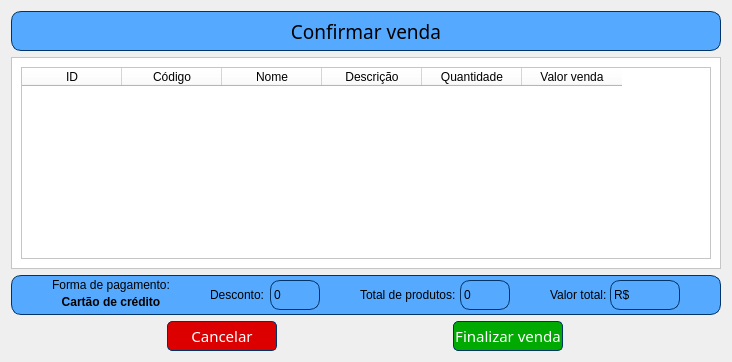
            <widget class="QWidget" name="page_4">
             <layout class="QVBoxLayout" name="verticalLayout_42">
              <item>
               <widget class="QLabel" name="label_30">
                <property name="minimumSize">
                 <size>
                  <width>0</width>
                  <height>40</height>
                 </size>
                </property>
                <property name="font">
                 <font>
                  <family>Bell MT</family>
                  <pointsize>14</pointsize>
                 </font>
                </property>
                <property name="layoutDirection">
                 <enum>Qt::LeftToRight</enum>
                </property>
                <property name="styleSheet">
                 <string notr="true">background-color: rgb(85, 170, 255);
border-width: 1px;
border-color: rgb(0, 51, 102);
border-style: solid;
border-radius: 10px;</string>
                </property>
                <property name="text">
                 <string>Confirmar venda</string>
                </property>
                <property name="alignment">
                 <set>Qt::AlignCenter</set>
                </property>
               </widget>
              </item>
              <item>
               <widget class="QFrame" name="frame_3">
                <property name="minimumSize">
                 <size>
                  <width>700</width>
                  <height>200</height>
                 </size>
                </property>
                <property name="styleSheet">
                 <string notr="true">background-color: rgb(255, 255, 255);</string>
                </property>
                <property name="frameShape">
                 <enum>QFrame::StyledPanel</enum>
                </property>
                <property name="frameShadow">
                 <enum>QFrame::Raised</enum>
                </property>
                <layout class="QHBoxLayout" name="horizontalLayout_15">
                 <item>
                  <widget class="QTableWidget" name="tb_confirmarvenda">
                   <property name="editTriggers">
                    <set>QAbstractItemView::NoEditTriggers</set>
                   </property>
                   <property name="selectionMode">
                    <enum>QAbstractItemView::SingleSelection</enum>
                   </property>
                   <property name="selectionBehavior">
                    <enum>QAbstractItemView::SelectRows</enum>
                   </property>
                   <column>
                    <property name="text">
                     <string>ID</string>
                    </property>
                   </column>
                   <column>
                    <property name="text">
                     <string>Código</string>
                    </property>
                   </column>
                   <column>
                    <property name="text">
                     <string>Nome</string>
                    </property>
                   </column>
                   <column>
                    <property name="text">
                     <string>Descrição</string>
                    </property>
                   </column>
                   <column>
                    <property name="text">
                     <string>Quantidade</string>
                    </property>
                   </column>
                   <column>
                    <property name="text">
                     <string>Valor venda</string>
                    </property>
                   </column>
                  </widget>
                 </item>
                </layout>
               </widget>
              </item>
              <item>
               <widget class="QFrame" name="frame_14">
                <property name="minimumSize">
                 <size>
                  <width>0</width>
                  <height>40</height>
                 </size>
                </property>
                <property name="maximumSize">
                 <size>
                  <width>16777215</width>
                  <height>40</height>
                 </size>
                </property>
                <property name="styleSheet">
                 <string notr="true">background-color: rgb(85, 170, 255);
border-width: 1px;
border-color: rgb(0, 51, 102);
border-style: solid;
border-radius: 10px;</string>
                </property>
                <property name="frameShape">
                 <enum>QFrame::StyledPanel</enum>
                </property>
                <property name="frameShadow">
                 <enum>QFrame::Raised</enum>
                </property>
                <layout class="QHBoxLayout" name="horizontalLayout_8">
                 <property name="spacing">
                  <number>0</number>
                 </property>
                 <property name="leftMargin">
                  <number>0</number>
                 </property>
                 <property name="topMargin">
                  <number>0</number>
                 </property>
                 <property name="rightMargin">
                  <number>0</number>
                 </property>
                 <property name="bottomMargin">
                  <number>0</number>
                 </property>
                 <item>
                  <spacer name="horizontalSpacer_8">
                   <property name="orientation">
                    <enum>Qt::Horizontal</enum>
                   </property>
                   <property name="sizeHint" stdset="0">
                    <size>
                     <width>40</width>
                     <height>20</height>
                    </size>
                   </property>
                  </spacer>
                 </item>
                 <item>
                  <layout class="QVBoxLayout" name="verticalLayout_41">
                   <property name="spacing">
                    <number>0</number>
                   </property>
                   <item alignment="Qt::AlignHCenter|Qt::AlignVCenter">
                    <widget class="QLabel" name="label_31">
                     <property name="styleSheet">
                      <string notr="true">border-style: none;
border-radius: 00px;</string>
                     </property>
                     <property name="text">
                      <string>Forma de pagamento:</string>
                     </property>
                    </widget>
                   </item>
                   <item alignment="Qt::AlignHCenter|Qt::AlignTop">
                    <widget class="QLabel" name="lb_fpagamento">
                     <property name="minimumSize">
                      <size>
                       <width>110</width>
                       <height>0</height>
                      </size>
                     </property>
                     <property name="maximumSize">
                      <size>
                       <width>110</width>
                       <height>16777215</height>
                      </size>
                     </property>
                     <property name="font">
                      <font>
                       <weight>75</weight>
                       <bold>true</bold>
                      </font>
                     </property>
                     <property name="styleSheet">
                      <string notr="true">border-style: none;
border-radius: 10px;</string>
                     </property>
                     <property name="text">
                      <string>Cartão de crédito</string>
                     </property>
                     <property name="alignment">
                      <set>Qt::AlignCenter</set>
                     </property>
                    </widget>
                   </item>
                  </layout>
                 </item>
                 <item>
                  <spacer name="horizontalSpacer_9">
                   <property name="orientation">
                    <enum>Qt::Horizontal</enum>
                   </property>
                   <property name="sizeHint" stdset="0">
                    <size>
                     <width>40</width>
                     <height>20</height>
                    </size>
                   </property>
                  </spacer>
                 </item>
                 <item>
                  <widget class="QLabel" name="label_35">
                   <property name="minimumSize">
                    <size>
                     <width>60</width>
                     <height>0</height>
                    </size>
                   </property>
                   <property name="maximumSize">
                    <size>
                     <width>60</width>
                     <height>16777215</height>
                    </size>
                   </property>
                   <property name="styleSheet">
                    <string notr="true">border-style: none;
border-radius: 10px;</string>
                   </property>
                   <property name="text">
                    <string>Desconto:</string>
                   </property>
                  </widget>
                 </item>
                 <item>
                  <widget class="QLabel" name="lb_valorprodutos_2">
                   <property name="minimumSize">
                    <size>
                     <width>50</width>
                     <height>30</height>
                    </size>
                   </property>
                   <property name="maximumSize">
                    <size>
                     <width>50</width>
                     <height>30</height>
                    </size>
                   </property>
                   <property name="text">
                    <string>0</string>
                   </property>
                  </widget>
                 </item>
                 <item>
                  <spacer name="horizontalSpacer_10">
                   <property name="orientation">
                    <enum>Qt::Horizontal</enum>
                   </property>
                   <property name="sizeHint" stdset="0">
                    <size>
                     <width>40</width>
                     <height>20</height>
                    </size>
                   </property>
                  </spacer>
                 </item>
                 <item>
                  <widget class="QLabel" name="label_36">
                   <property name="minimumSize">
                    <size>
                     <width>100</width>
                     <height>0</height>
                    </size>
                   </property>
                   <property name="maximumSize">
                    <size>
                     <width>60</width>
                     <height>16777215</height>
                    </size>
                   </property>
                   <property name="styleSheet">
                    <string notr="true">border-style: none;
border-radius: 10px;</string>
                   </property>
                   <property name="text">
                    <string>Total de produtos:</string>
                   </property>
                  </widget>
                 </item>
                 <item>
                  <widget class="QLabel" name="lb_valorprodutos">
                   <property name="minimumSize">
                    <size>
                     <width>50</width>
                     <height>30</height>
                    </size>
                   </property>
                   <property name="maximumSize">
                    <size>
                     <width>50</width>
                     <height>30</height>
                    </size>
                   </property>
                   <property name="text">
                    <string>0</string>
                   </property>
                  </widget>
                 </item>
                 <item>
                  <spacer name="horizontalSpacer_11">
                   <property name="orientation">
                    <enum>Qt::Horizontal</enum>
                   </property>
                   <property name="sizeHint" stdset="0">
                    <size>
                     <width>40</width>
                     <height>20</height>
                    </size>
                   </property>
                  </spacer>
                 </item>
                 <item>
                  <widget class="QLabel" name="label_37">
                   <property name="minimumSize">
                    <size>
                     <width>60</width>
                     <height>0</height>
                    </size>
                   </property>
                   <property name="maximumSize">
                    <size>
                     <width>60</width>
                     <height>16777215</height>
                    </size>
                   </property>
                   <property name="styleSheet">
                    <string notr="true">border-style: none;
border-radius: 10px;</string>
                   </property>
                   <property name="text">
                    <string>Valor total:</string>
                   </property>
                  </widget>
                 </item>
                 <item>
                  <widget class="QLabel" name="lb_valortotal">
                   <property name="minimumSize">
                    <size>
                     <width>70</width>
                     <height>30</height>
                    </size>
                   </property>
                   <property name="maximumSize">
                    <size>
                     <width>0</width>
                     <height>30</height>
                    </size>
                   </property>
                   <property name="text">
                    <string>R$</string>
                   </property>
                  </widget>
                 </item>
                 <item>
                  <spacer name="horizontalSpacer_7">
                   <property name="orientation">
                    <enum>Qt::Horizontal</enum>
                   </property>
                   <property name="sizeHint" stdset="0">
                    <size>
                     <width>40</width>
                     <height>20</height>
                    </size>
                   </property>
                  </spacer>
                 </item>
                </layout>
               </widget>
              </item>
              <item>
               <layout class="QHBoxLayout" name="horizontalLayout_16">
                <property name="spacing">
                 <number>20</number>
                </property>
                <item>
                 <widget class="QPushButton" name="btn_cancelar">
                  <property name="minimumSize">
                   <size>
                    <width>110</width>
                    <height>30</height>
                   </size>
                  </property>
                  <property name="maximumSize">
                   <size>
                    <width>110</width>
                    <height>30</height>
                   </size>
                  </property>
                  <property name="font">
                   <font>
                    <family>Bell MT</family>
                    <pointsize>11</pointsize>
                   </font>
                  </property>
                  <property name="cursor">
                   <cursorShape>PointingHandCursor</cursorShape>
                  </property>
                  <property name="styleSheet">
                   <string notr="true">QPushButton{
border-style: solid;
selection-color: rgb(255, 0, 0);
border-width: 1px;
border-color: rgb(0, 51, 102);
background-color: rgb(220, 0, 0);
color: rgb(255, 255, 255);
border-radius: 5px;
}

QPushButton:hover{
border-style: solid;
selection-color: rgb(255, 0, 0);
border-width: 1px;
border-color: rgb(0, 51, 102);
background-color: rgb(255, 255, 255);
color: rgb(0, 0, 0);
border-radius: 5px;
}</string>
                  </property>
                  <property name="text">
                   <string>Cancelar</string>
                  </property>
                 </widget>
                </item>
                <item>
                 <widget class="QPushButton" name="btn_finalizarvenda_3">
                  <property name="minimumSize">
                   <size>
                    <width>110</width>
                    <height>30</height>
                   </size>
                  </property>
                  <property name="maximumSize">
                   <size>
                    <width>110</width>
                    <height>30</height>
                   </size>
                  </property>
                  <property name="font">
                   <font>
                    <family>Bell MT</family>
                    <pointsize>11</pointsize>
                   </font>
                  </property>
                  <property name="cursor">
                   <cursorShape>PointingHandCursor</cursorShape>
                  </property>
                  <property name="styleSheet">
                   <string notr="true">QPushButton{
border-style: solid;
selection-color: rgb(255, 0, 0);
border-width: 1px;
border-color: rgb(0, 51, 102);
background-color: rgb(0, 170, 0);
color: rgb(255, 255, 255);
border-radius: 5px;
}

QPushButton:hover{
border-style: solid;
selection-color: rgb(255, 0, 0);
border-width: 1px;
border-color: rgb(0, 51, 102);
background-color: rgb(255, 255, 255);
color: rgb(0, 0, 0);
border-radius: 5px;
}</string>
                  </property>
                  <property name="text">
                   <string>Finalizar venda</string>
                  </property>
                 </widget>
                </item>
               </layout>
              </item>
             </layout>
            </widget>
